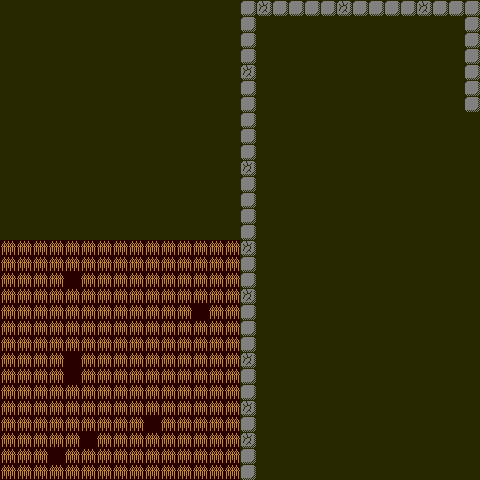

Tiled map render using the project's own tile images. Description and the map definition, with tile-layer contents summarised, below:
An orthogonal 30x30 tile map with 16x16 px tiles, 4 tile layers (floor, wall, roof, units).

<map version="1.10" tiledversion="1.11.2" orientation="orthogonal" renderorder="right-down" width="30" height="30" tilewidth="16" tileheight="16" infinite="0" nextlayerid="7" nextobjectid="1">
 <tileset firstgid="1" source="../tiles/farm.tsx" />
 <layer id="1" name="floor" width="30" height="30">
  <data>[900 cells, 900 non-empty, 2 distinct tile ids]</data>
 </layer>
 <layer id="3" name="wall" width="30" height="30">
  <data>[900 cells, 268 non-empty, 3 distinct tile ids]</data>
 </layer>
 <layer id="6" name="roof" width="30" height="30">
  <data>[900 cells, 0 non-empty, 0 distinct tile ids]</data>
 </layer>
 <layer id="4" name="units" width="30" height="30">
  <data>[900 cells, 0 non-empty, 0 distinct tile ids]</data>
 </layer>
</map>
